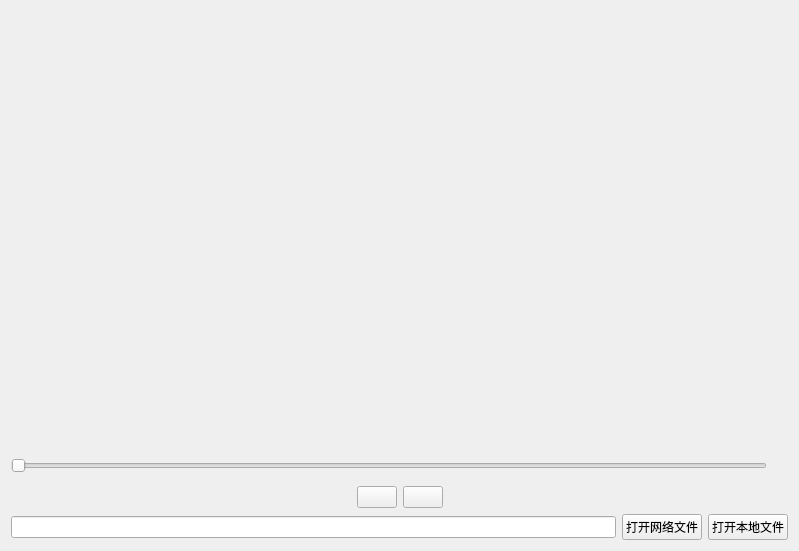
<?xml version="1.0" encoding="UTF-8"?>
<ui version="4.0">
 <class>MainWindow</class>
 <widget class="QMainWindow" name="MainWindow">
  <property name="geometry">
   <rect>
    <x>0</x>
    <y>0</y>
    <width>799</width>
    <height>551</height>
   </rect>
  </property>
  <property name="windowTitle">
   <string>MainWindow</string>
  </property>
  <widget class="QWidget" name="centralWidget">
   <layout class="QGridLayout" name="gridLayout">
    <item row="0" column="0">
     <layout class="QVBoxLayout" name="verticalLayout">
      <item>
       <layout class="QVBoxLayout" name="verticalLayout_2">
        <item>
         <widget class="QLabel" name="titleLable">
          <property name="minimumSize">
           <size>
            <width>0</width>
            <height>30</height>
           </size>
          </property>
          <property name="text">
           <string/>
          </property>
         </widget>
        </item>
        <item>
         <spacer name="verticalSpacer">
          <property name="orientation">
           <enum>Qt::Vertical</enum>
          </property>
          <property name="sizeHint" stdset="0">
           <size>
            <width>20</width>
            <height>40</height>
           </size>
          </property>
         </spacer>
        </item>
       </layout>
      </item>
      <item>
       <layout class="QHBoxLayout" name="horizontalLayout_3">
        <item>
         <widget class="QSlider" name="videoProgressSlider">
          <property name="orientation">
           <enum>Qt::Horizontal</enum>
          </property>
         </widget>
        </item>
        <item>
         <widget class="QLabel" name="labelTime">
          <property name="styleSheet">
           <string notr="true">font-size:25px;font-weight:bold;color:red;</string>
          </property>
          <property name="text">
           <string/>
          </property>
         </widget>
        </item>
       </layout>
      </item>
      <item>
       <layout class="QHBoxLayout" name="horizontalLayout_2">
        <item>
         <spacer name="horizontalSpacer">
          <property name="orientation">
           <enum>Qt::Horizontal</enum>
          </property>
          <property name="sizeHint" stdset="0">
           <size>
            <width>40</width>
            <height>20</height>
           </size>
          </property>
         </spacer>
        </item>
        <item>
         <widget class="QPushButton" name="btnPause">
          <property name="text">
           <string/>
          </property>
         </widget>
        </item>
        <item>
         <widget class="QPushButton" name="btnStop">
          <property name="text">
           <string/>
          </property>
         </widget>
        </item>
        <item>
         <spacer name="horizontalSpacer_2">
          <property name="orientation">
           <enum>Qt::Horizontal</enum>
          </property>
          <property name="sizeHint" stdset="0">
           <size>
            <width>40</width>
            <height>20</height>
           </size>
          </property>
         </spacer>
        </item>
       </layout>
      </item>
      <item>
       <layout class="QHBoxLayout" name="horizontalLayout_4">
        <item>
         <widget class="QLineEdit" name="lineEdit"/>
        </item>
        <item>
         <widget class="QPushButton" name="btnOpenUrl">
          <property name="styleSheet">
           <string notr="true"/>
          </property>
          <property name="text">
           <string>打开网络文件</string>
          </property>
         </widget>
        </item>
        <item>
         <widget class="QPushButton" name="btnOpenLocal">
          <property name="text">
           <string>打开本地文件</string>
          </property>
         </widget>
        </item>
       </layout>
      </item>
     </layout>
    </item>
   </layout>
  </widget>
 </widget>
 <layoutdefault spacing="6" margin="11"/>
 <resources/>
 <connections/>
</ui>
